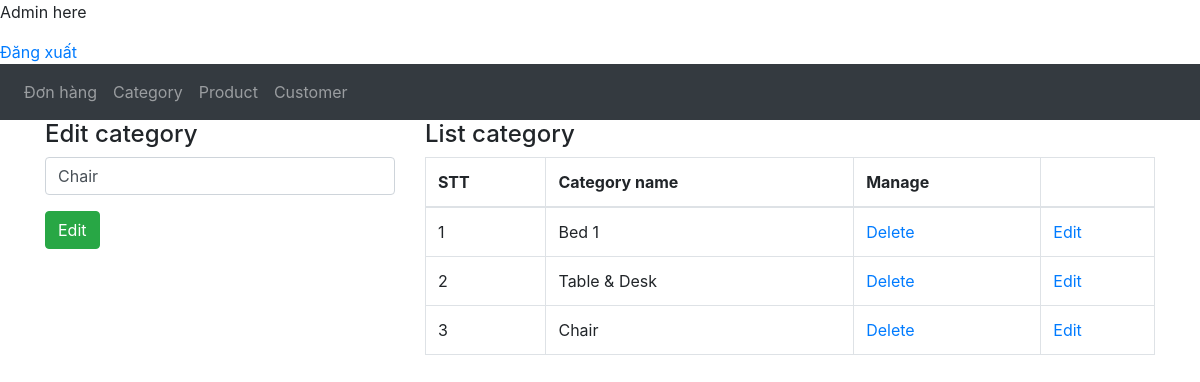
Page /admin/xulidanhmuc.php?sua=3 on the committed database.
### tables this page shows
CREATE TABLE `tbl_category` (
  `category_id` int(11) NOT NULL,
  `category_name` varchar(50) NOT NULL
);

### admin/xulidanhmuc.php (the view, shortened to what this page needs)
<?php
$con = mysqli_connect("localhost:3307","root","","donoithat");
?>
<?php
    $sql_category = mysqli_query($con, "SELECT * FROM tbl_category");
?>
<!DOCTYPE html>
<html lang="en">
<head>
    <link rel="stylesheet" href="https://maxcdn.bootstrapcdn.com/bootstrap/4.5.2/css/bootstrap.min.css">
</head>
<body>
<p>Admin here</p>
<a href = "dashboard.php?login=dangxuat">Đăng xuất</a>
<?php
 include_once('nav.php');
?>
<div class = "container">
    <div class="row">
        <div class = "col-md-4">
        <?php
        if(isset($_GET['sua'])){
        $danhmuc_id = $_GET['sua'];
        $sql_danhmuc_edit = mysqli_query($con, "SELECT * FROM tbl_category WHERE category_id = '$danhmuc_id'");
        $danhmuc_edit = mysqli_fetch_array($sql_danhmuc_edit);
        ?>
            <h4>Edit category</h4>
            <form action="?sua=<?php echo  $danhmuc_edit['category_id']?>" method = "POST" >
                <div class = "form-group" >
                <input type = "text" name = "danhmuc" class = "form-control" placeholder = "Enter name category" value = "<?php echo $danhmuc_edit['category_name']?>"required/>
                </div>
                <button type = "submit" class = "btn btn-success" name = "suadanhmuc">Edit</button>
            </form>
            <?php
            }
            ?>
        </div>
            <div class = "col-md-8">
            <h4>List category</h4>
            <table class = "table table-resonsive table-bordered table-tripped">
                <tr>
                    <th>STT</th>
                    <th>Category name</th>
                    <th>Manage</th>
                </tr>
                <tbody>
                <?php
                    $i = 1;
                    while($row_category = mysqli_fetch_array($sql_category)) {
                ?>
                   <tr>
                        <td><?php echo $i?></td>
                        <td><?php echo $row_category['category_name']?></td>
                        <td><a href = "?xoa=<?php echo $row_category['category_id']?>">Delete</a></td>
                        <td><a href = "?sua=<?php echo $row_category['category_id']?>">Edit</a></td>
                    </tr>
                <?php
                    $i++;
                    }
                ?>
                </tbody>
            </table>
        </div>
    </div>
</div>
</body>
</html>

### rows in the picture
tbl_category: danhmuc "Chair", category_name "Chair"
tbl_category: category_name "Bed 1"
tbl_category: category_name "Table & Desk"
